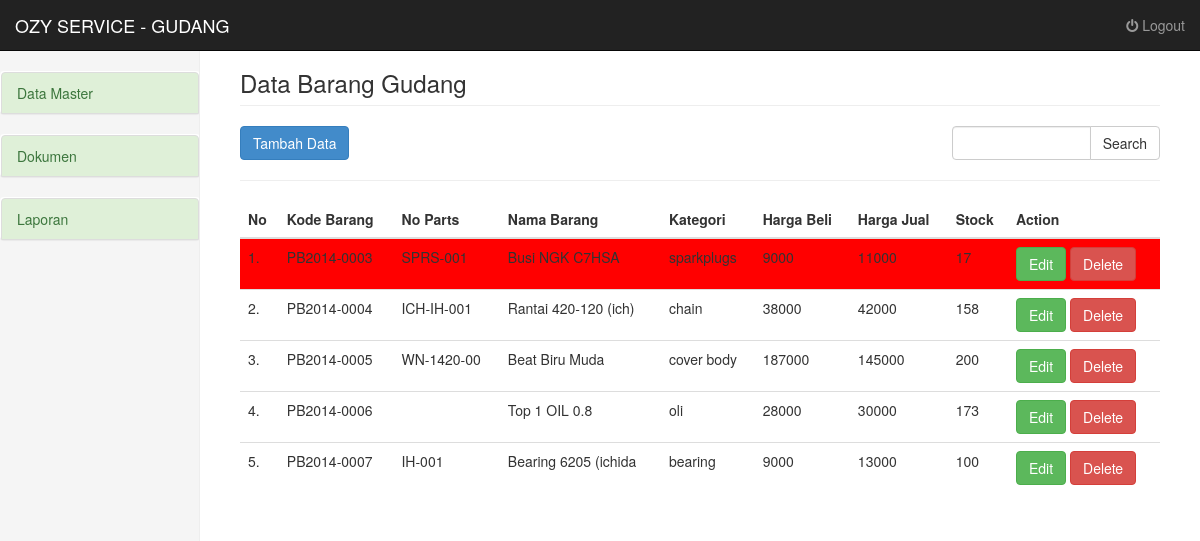
Screenshot of /gudang/data_master (signed in) with the database file from the repository.
### tables this page shows
CREATE TABLE IF NOT EXISTS `data_barang` (
  `kode_barang` varchar(20) NOT NULL,
  `no_parts` varchar(20) NOT NULL,
  `nama_barang` varchar(20) NOT NULL,
  `kategori` varchar(20) NOT NULL,
  `harga_beli` float NOT NULL,
  `harga_jual` float NOT NULL,
  `stock` int(10) NOT NULL,
  `stock toko` int(10) NOT NULL,
  `diskon` int(3) NOT NULL,
  PRIMARY KEY (`kode_barang`),
  UNIQUE KEY `no_parts` (`no_parts`)
);

### gudang/data_master/index.php (the view, shortened to what this page needs)
<?php
require_once("../templates/header.php");
?>
<div class="col-sm-9 col-sm-offset-3 col-md-10 col-md-offset-2 main">
<h3 class="page-header"></i> Data Barang Gudang</h3>
    <div class="row">
      <div class="col-md-2">
        <a href="add.php" class="btn btn-primary"></i> Tambah Data</a>
      </div>
      <div class="col-lg-7">
      </div>
        <div class="col-lg-3">
        <form class="form-inline" method="GET" action="index.php">
        <div class="input-group">
          <input type="text" class="form-control" name="cari" value="<?php echo $_GET['cari']; ?>">
          <span class="input-group-btn">
            <button class="btn btn-default" type="submit">Search</button>
          </span>
        </div>
        </form>
      </div>
    </div>
  <div class="row">
  <div class="col-md-12">
    <hr/>
    <?php
      $cari = $_GET['cari'];
      $result = mysql_query("SELECT * FROM data_barang WHERE nama_barang LIKE '%$cari%' or kode_barang LIKE '%$cari%' or kategori LIKE '$cari' or no_parts LIKE '%$cari%'");
      $found = mysql_num_rows($result);
      if($found != 0 ){
    ?>
    <table class="table table-hover">
      <thead>
        <tr>
          <th>No</th>
          <th>Kode Barang </th>
          <th>No Parts </th>
          <th>Nama Barang</th>
          <th>Kategori</th>
          <th>Harga Beli</th>
          <th>Harga Jual</th>
          <th>Stock</th>
          <th colspan="3">Action</th>
        </tr>
      </thead>
      <tbody>
        <?php
        $no = 1;
        while($row = mysql_fetch_array($result))
          {
        ?>
           <?php if ($row['stock'] <= 20){
            echo "<tr bgcolor='red'>"; }else{
              echo "<tr bgcolor=''>";} ?>
          <td><?php echo $no; ?>.</td>
          <td><?php echo $row['kode_barang']; ?></td>
          <td><?php echo $row['no_parts']; ?></td>
          <td><?php echo $row['nama_barang']; ?></td>
          <td><?php echo $row['kategori']; ?></td>
          <td><?php echo $row['harga_beli']; ?></td>
          <td><?php echo $row['harga_jual']; ?></td>
          <td><?php echo $row['stock']; ?></td>
          <td><a href="edit.php?kode_barang=<?php echo $row['kode_barang']; ?>" class="btn btn-success">Edit</a>
			<a onclick="return confirm('Hapus Data Ini ?')" href="delete.php?kode_barang=<?php echo $row['kode_barang']; ?>"class="btn btn-danger">Delete</a></td>
        </tr>
        <?php
          $no++;
          }
        ?>
      </tbody>
    </table>
    <?php } else {?>
      <h1 align="center">Not Found...!!!</h1>
    <?php } ?>
  </div>
  </div>
</div>
<?php require_once("../templates/footer.php"); ?>

### assets/css/dashboard.css (style rules this page uses)
body { padding-top: 50px; }
.main { padding: 20px; }
@media (min-width: 768px) { .main { padding-right: 40px; padding-left: 40px; } }
.main .page-header { margin-top: 0; }

### gudang/templates/header.php (style rules this page uses)
a { color: #444B52; text-decoration: none; }

### rows the page displays
data_barang: kode_barang "PB2014-0003", no_parts "SPRS-001", nama_barang "Busi NGK C7HSA", kategori "sparkplugs", harga_beli "9000", harga_jual "11000", stock "17"
data_barang: kode_barang "PB2014-0004", no_parts "ICH-IH-001", nama_barang "Rantai 420-120 (ich)", kategori "chain", harga_beli "38000", harga_jual "42000", stock "158"
data_barang: kode_barang "PB2014-0005", no_parts "WN-1420-00", nama_barang "Beat Biru Muda", kategori "cover body", harga_beli "187000", harga_jual "145000", stock "200"
data_barang: kode_barang "PB2014-0006", nama_barang "Top 1 OIL 0.8", kategori "oli", harga_beli "28000", harga_jual "30000", stock "173"
data_barang: kode_barang "PB2014-0007", no_parts "IH-001", nama_barang "Bearing 6205 (ichida", kategori "bearing", harga_beli "9000", harga_jual "13000", stock "100"
